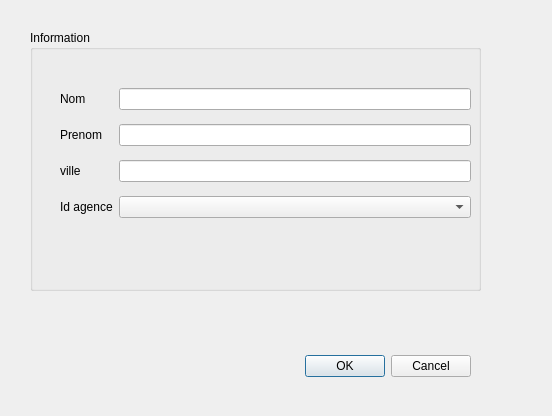
<?xml version="1.0" encoding="UTF-8"?>
<ui version="4.0">
 <class>DialogInfosClient</class>
 <widget class="QDialog" name="DialogInfosClient">
  <property name="geometry">
   <rect>
    <x>0</x>
    <y>0</y>
    <width>552</width>
    <height>416</height>
   </rect>
  </property>
  <property name="windowTitle">
   <string>Dialog</string>
  </property>
  <widget class="QDialogButtonBox" name="buttonBox">
   <property name="geometry">
    <rect>
     <x>130</x>
     <y>350</y>
     <width>341</width>
     <height>32</height>
    </rect>
   </property>
   <property name="orientation">
    <enum>Qt::Horizontal</enum>
   </property>
   <property name="standardButtons">
    <set>QDialogButtonBox::Cancel|QDialogButtonBox::Ok</set>
   </property>
  </widget>
  <widget class="QGroupBox" name="groupBox">
   <property name="geometry">
    <rect>
     <x>30</x>
     <y>30</y>
     <width>451</width>
     <height>261</height>
    </rect>
   </property>
   <property name="title">
    <string>Information</string>
   </property>
   <widget class="QWidget" name="gridLayoutWidget">
    <property name="geometry">
     <rect>
      <x>30</x>
      <y>50</y>
      <width>411</width>
      <height>146</height>
     </rect>
    </property>
    <layout class="QGridLayout" name="gridLayout">
     <item row="3" column="2">
      <widget class="QComboBox" name="comboBoxidAgance"/>
     </item>
     <item row="2" column="0">
      <widget class="QLabel" name="label">
       <property name="text">
        <string>ville</string>
       </property>
      </widget>
     </item>
     <item row="1" column="2">
      <widget class="QLineEdit" name="lineEditPrenom"/>
     </item>
     <item row="1" column="0">
      <widget class="QLabel" name="label_3">
       <property name="text">
        <string>Prenom</string>
       </property>
      </widget>
     </item>
     <item row="0" column="0">
      <widget class="QLabel" name="label_2">
       <property name="text">
        <string>Nom</string>
       </property>
      </widget>
     </item>
     <item row="0" column="2">
      <widget class="QLineEdit" name="lineEditNom"/>
     </item>
     <item row="3" column="0">
      <widget class="QLabel" name="label_4">
       <property name="text">
        <string>Id agence</string>
       </property>
      </widget>
     </item>
     <item row="2" column="2">
      <widget class="QLineEdit" name="lineEditVille"/>
     </item>
    </layout>
   </widget>
  </widget>
 </widget>
 <resources/>
 <connections>
  <connection>
   <sender>buttonBox</sender>
   <signal>accepted()</signal>
   <receiver>DialogInfosClient</receiver>
   <slot>accept()</slot>
   <hints>
    <hint type="sourcelabel">
     <x>248</x>
     <y>254</y>
    </hint>
    <hint type="destinationlabel">
     <x>157</x>
     <y>274</y>
    </hint>
   </hints>
  </connection>
  <connection>
   <sender>buttonBox</sender>
   <signal>rejected()</signal>
   <receiver>DialogInfosClient</receiver>
   <slot>reject()</slot>
   <hints>
    <hint type="sourcelabel">
     <x>316</x>
     <y>260</y>
    </hint>
    <hint type="destinationlabel">
     <x>286</x>
     <y>274</y>
    </hint>
   </hints>
  </connection>
 </connections>
</ui>
